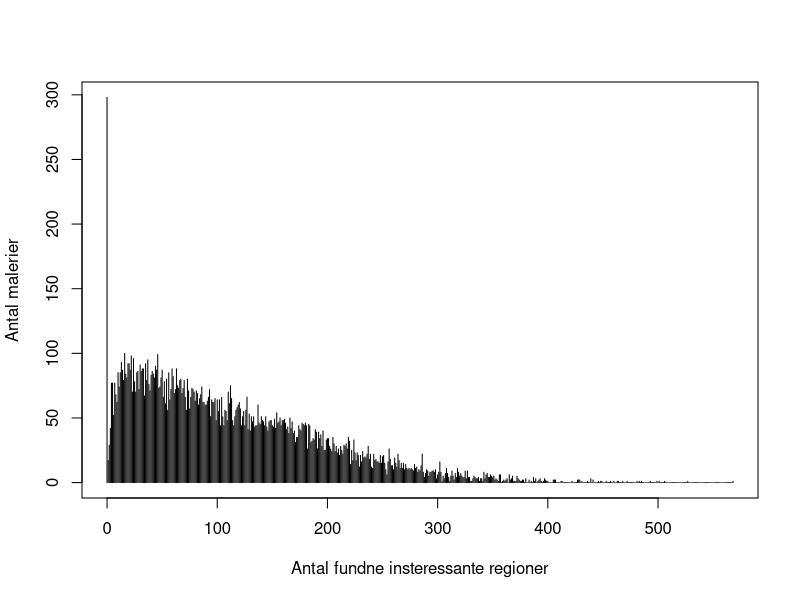
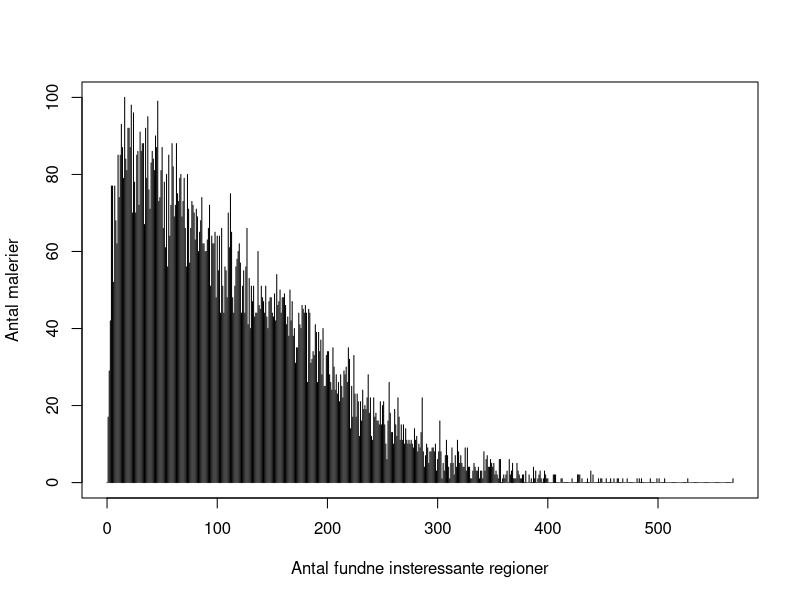
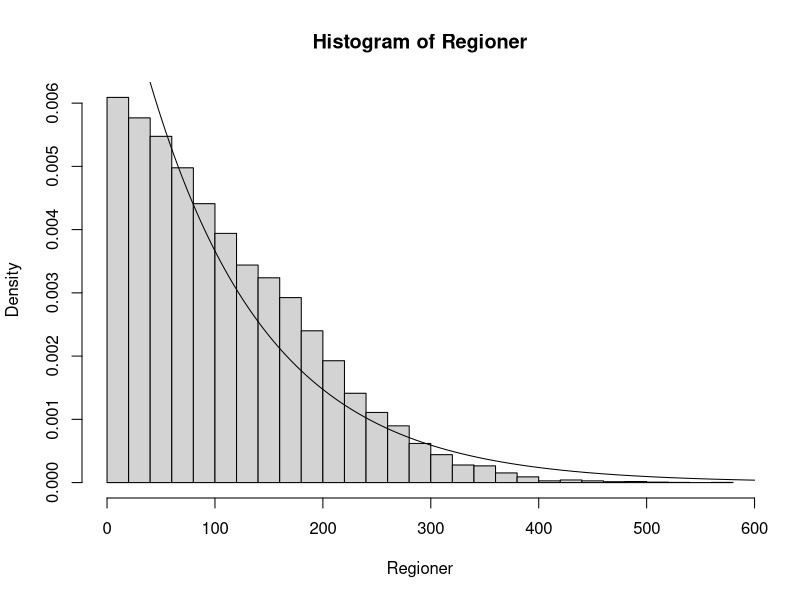
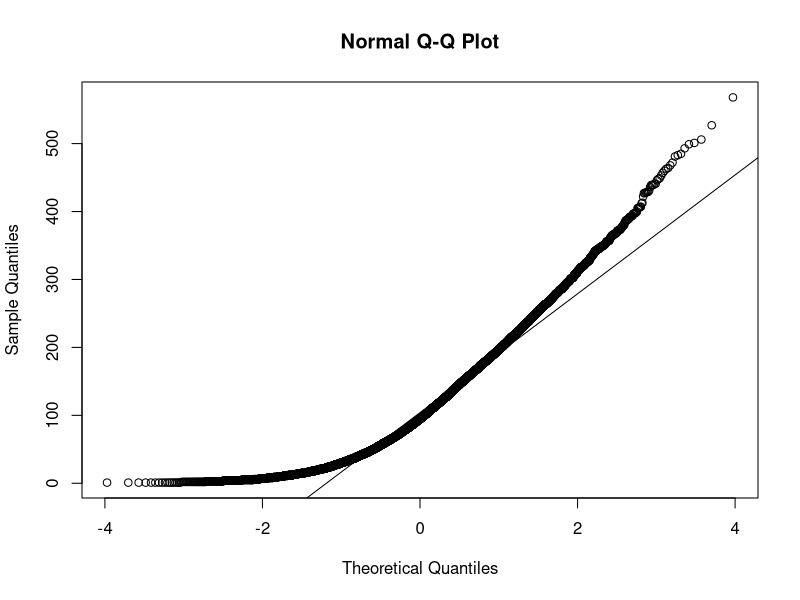
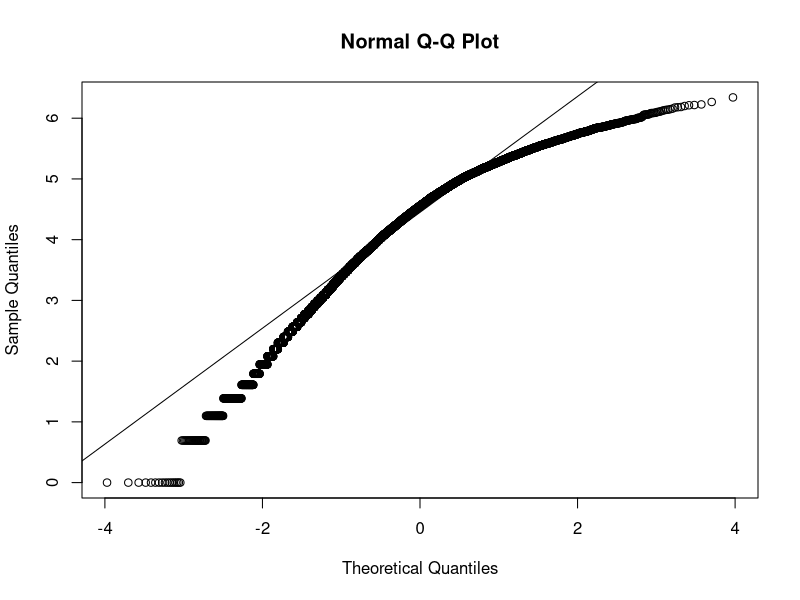

R code for these plots, in order:
#!/usr/bin/env Rscript
#

d0 <- read.table("csv/totalRegions.csv", sep=",", header=TRUE);
prod = d0$interessante.regioner*d0$antal;
prob = prod/sum(prod);
#barplot(d0$antal,beside=TRUE, names=d0$interessante.regioner,cex.names=1)
#print("Middelværdi");
#print(mean(d0$antal));
#print("Standardafvigelse");
#print(sd(d0$antal));
print(sum(prod)/sum(d0$antal));

Regioner = c();
pos = 1;
start = 1;
for (i in d0$antal) {
    stop = start + i;
    s = seq(start, stop);
    for (j in s) {
        Regioner[j] = d0$interessante.regioner[pos];
    }
    pos = pos + 1;
    start = stop;
}
# Remove the last element
Regioner <- Regioner[1:length(Regioner) - 1];

print("Antal maleier");
print(sum(d0$antal));
print("Total regioner");
print(sum(prod));
print("Middelværdi");
print(mean(Regioner));
print("Standardafvigelse");
print(sd(Regioner));
t.test(Regioner);

# Plot
png("billeder/totalregions_var.png");
plot(d0$interessante.regioner, d0$antal, "h", ylab="Antal malerier", xlab="Antal fundne insteressante regioner");
dev.off();


# Plot
png("billeder/totalregions.png");
yval = seq(1,600);
d0$antal[1] = 0;
#fval <- sum(d0$antal)*dnorm(yval, mean=mean(Regioner), sd=sd(Regioner));
plot(d0$interessante.regioner, d0$antal, "h", ylab="Antal malerier", xlab="Antal fundne insteressante regioner");
#points(yval, fval, type="l");
dev.off();

#Regioner <- Regioner[299:length(Regioner)];
png("billeder/hist_totalregions.png");
hist(Regioner, nclass=30, prob=TRUE);
#barplot(prob, beside=TRUE,cex.names=1)
#plot(d0$interessante.regioner, prob, "h", ylab="Antal malerier", xlab="Antal fundne insteressante regioner");
#yval = seq(1,600);
fval <- dexp(yval, rate = 1/(mean(Regioner)), log = FALSE)
#fval <- dnorm(yval, mean=mean(Regioner), sd=sd(Regioner));
points(yval, fval, type="l");
dev.off();

Regioner <- Regioner[299:length(Regioner)];

png("billeder/qq_totalregions.png");
qqnorm(Regioner);
qqline(Regioner);
dev.off();

png("billeder/qq_log_totalregions.png");
qqnorm(log(Regioner));
qqline(log(Regioner));
dev.off();
